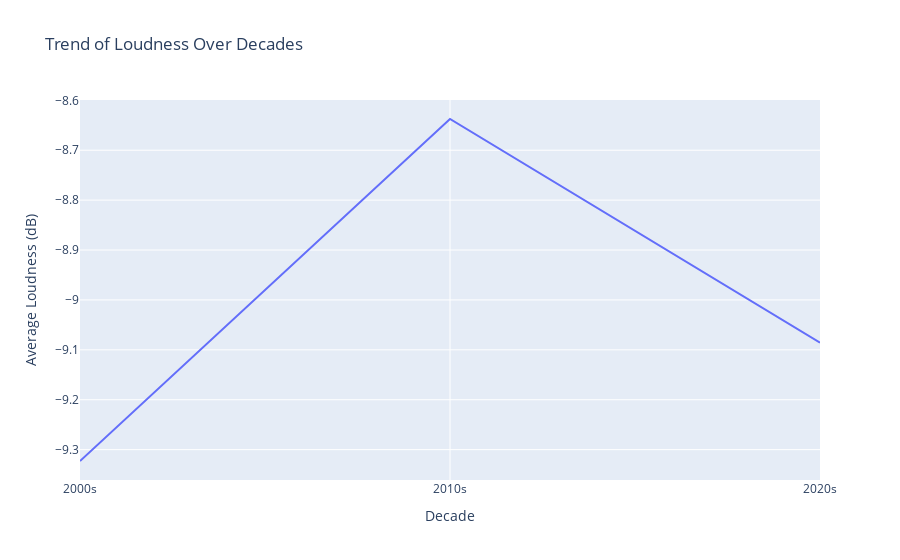

Notebook code for this chart:
### Code cell
fig = px.line(decade_loudness, x='Decade', y='loudness', 
              title='Trend of Loudness Over Decades')

fig.update_layout(
    xaxis_title='Decade',
    yaxis_title='Average Loudness (dB)',
    #yaxis=dict(tickmode='linear', tick0=-10, dtick=1) 
)

fig.show()

### Figure 1 — Plotly figure (JSON) as saved in the notebook; plotly's stock layout.template omitted (floating-point values rounded to 4 significant figures)
{"data": [{"hovertemplate": "Decade=%{x}<br>loudness=%{y}<extra></extra>", "legendgroup": "", "line": {"color": "#636efa", "dash": "solid"}, "marker": {"symbol": "circle"}, "mode": "lines", "name": "", "orientation": "v", "showlegend": false, "type": "scatter", "x": ["2000s", "2010s", "2020s"], "xaxis": "x", "y": [-9.323, -8.637, -9.086], "yaxis": "y"}], "layout": {"legend": {"tracegroupgap": 0}, "title": {"text": "Trend of Loudness Over Decades"}, "xaxis": {"anchor": "y", "domain": [0, 1], "title": {"text": "Decade"}}, "yaxis": {"anchor": "x", "domain": [0, 1], "title": {"text": "Average Loudness (dB)"}}}}
